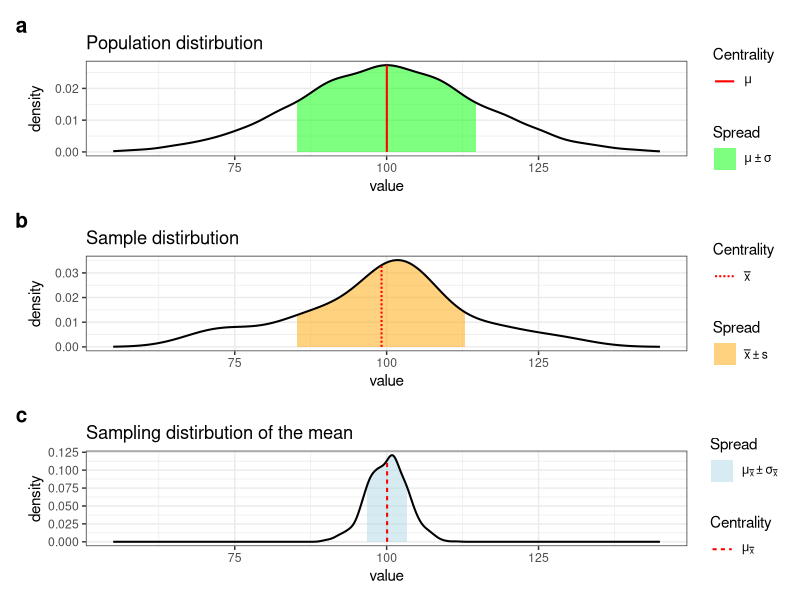
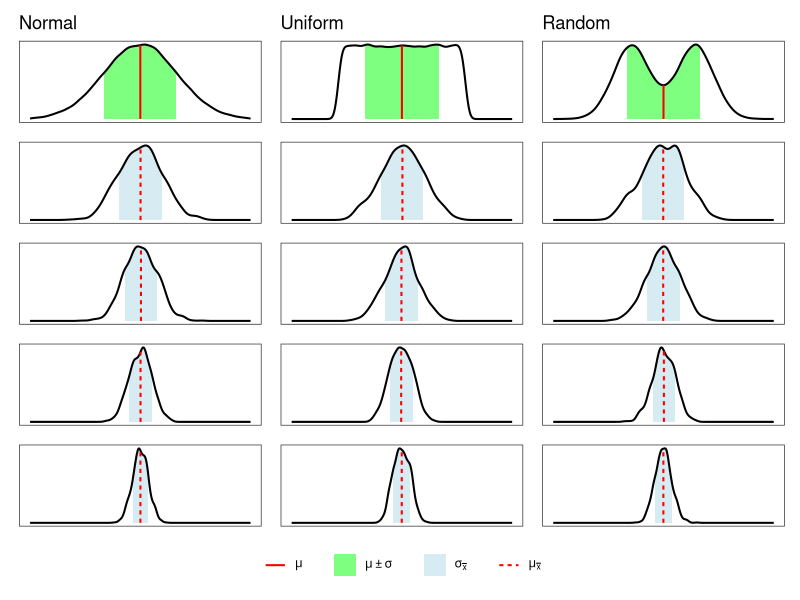
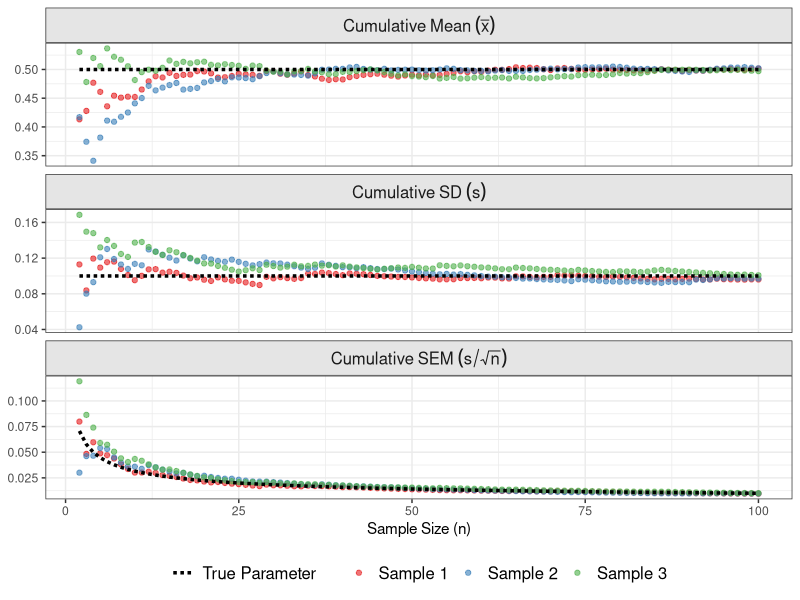
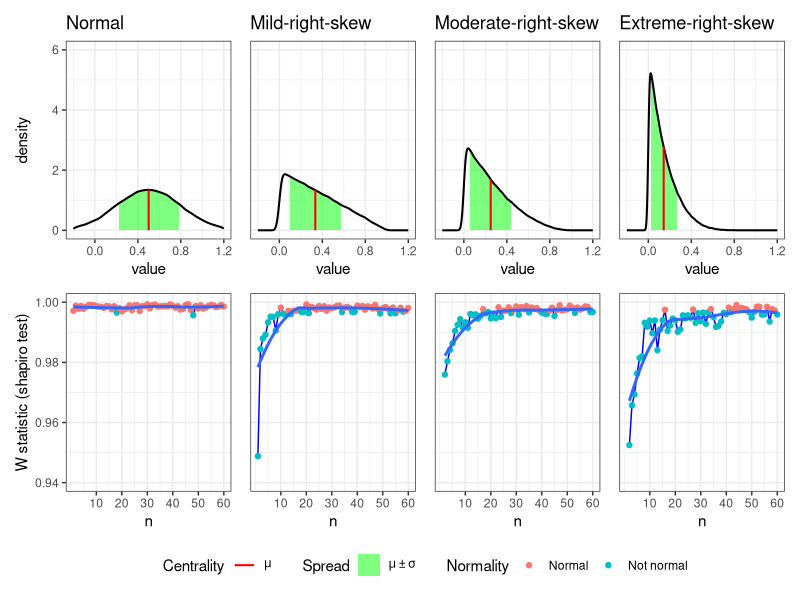

The R script that drew these images, in order:
## ---- chunk 1
#| echo: false

set.seed(12345)

suppressPackageStartupMessages({
  library(tidyverse)
  library(scales)
  library(patchwork)
  
})

# define new geom 
StatDensityShade <- ggproto(
  "StatDensityShade",
  Stat,
  compute_group = function(data, scales) {
    dens <- density(data$x)
    mu <- mean(data$x)
    sigma <- sd(data$x)

    df <- data.frame(x = dens$x, y = dens$y)
    df_shade <- df[df$x >= (mu - sigma) & df$x <= (mu + sigma), ]

    df_shade <- rbind(c(min(df_shade$x), 0), df_shade, c(max(df_shade$x), 0))
    return(df_shade)
  },
  required_aes = c("x")
)

StatDensityMean <- ggproto(
  "StatDensityMean",
  Stat,
  compute_group = function(data, scales) {
    dens <- density(data$x)
    mu <- mean(data$x)
    y_height <- approx(dens$x, dens$y, xout = mu)$y
    data.frame(x = mu, xend = mu, y = 0, yend = y_height)
  },
  required_aes = c("x")
)

geom_density_sigma <- function(
  fill_color = "skyblue",
  line_color = "red",
  fill_label = "mu %+-% sigma",
  line_label = "mu",
  line_type = "solid",
  alpha = 0.5,
  ...
) {
  list(
    geom_polygon(
      stat = StatDensityShade,
      aes(fill = fill_label),
      alpha = alpha
    ),

    geom_density(fill = NA, linewidth = 0.7, ...),

    geom_segment(
      stat = StatDensityMean,
      aes(color = line_label),
      linetype = line_type,
      linewidth = 0.7
    ),
    scale_fill_manual(
      name = "Spread",
      values = setNames(fill_color, fill_label),
      labels = scales::label_parse()
    ),
    scale_color_manual(
      name = "Centrality",
      values = setNames(line_color, line_label),
      labels = scales::label_parse()
    )
  )
}
## ---- chunk 2
#| warning: false
#| label: fig-pop-sam-samdist
#| fig-cap: Relationship between population (a), sample (b), and sampling distribution (c).
#| fig-align: center
#| fig-height: 7
#| fig-width: 5

pop <- rnorm(10000, 100, 15)
xmin <- mean(pop) - 3 * sd(pop)
xmax <- mean(pop) + 3 * sd(pop)

p1 <- pop |>
  enframe() |>
  ggplot(aes(x = value)) +
  geom_density_sigma(fill_color = "green") +
  xlim(xmin, xmax) + 
  ggtitle("Population distirbution") +
  theme_bw()

p2 <- sample(pop, 20) |>
  enframe() |>
  ggplot(aes(x = value)) +
  geom_density_sigma(fill_label = "bar(x) %+-% s", fill_color = "orange", line_label = "bar(x)", line_type = "1111") +
  xlim(xmin, xmax) + 
  ggtitle("Sample distirbution") +
  theme_bw()

p3 <- map_dbl(1:1000, \(x) sample(pop, 20) |> mean()) |>
  enframe() |>
  ggplot(aes(x = value)) +
  geom_density_sigma(fill_label = "mu[bar(x)] %+-% sigma[bar(x)]", fill_color = "lightblue", line_label = "mu[bar(x)]",line_type = "2222") +
  xlim(xmin, xmax) + 
  ggtitle("Sampling distirbution of the mean") +
  theme_bw()

p1 / p2 / p3 + plot_annotation(tag_levels = "a") & theme(plot.tag = element_text(size = 15, face = "bold"))

## ---- chunk 3
#| warning: false
#| code-fold: true
#| fig-width: 7
#| fig-height: 7
#| label: fig-sampling-dist
#| fig-cap: Visualizing the central limit theorem. The top row displays distribution of normal, uniform, and bimodal population. The rows below display the sampling distribution of the mean for increasing sample sizes (n = 3, 5, 10, 20).

N <- 100000
n <- c(3, 5, 10, 20)

pop_list <- list(
  Normal = rnorm(N, 0.5, 0.1),
  Uniform = runif(N, 0, 1),
  Random = c(rnorm(N/2, mean = 0, sd = 1), rnorm(N/2, mean = 3.5, sd = 1))
)

pop_dist <- imap(pop_list, \(pop, pop_name) {
  lim <- c(xmin = mean(pop) - 3 * sd(pop), xmax = mean(pop) + 3 * sd(pop))
  p1 <- pop |>
    enframe() |>
    ggplot(aes(x = value)) +
    geom_density_sigma(fill_color = "green") +
    xlim(lim["xmin"], lim["xmax"]) +
    ggtitle(pop_name) +
    theme_bw()
  p2 <- map(n, \(x) {
    facet_lab <- paste("n =", n)
    replicate(n = 1000, expr = sample(pop, x) |> mean()) |>
    enframe() |>
    ggplot(aes(x = value)) +
    geom_density_sigma(
      fill_label = "sigma[bar(x)]",
      fill_color = "lightblue",
      line_label = "mu[bar(x)]",
      line_type = "2222"
    ) +
    xlim(lim["xmin"], lim["xmax"]) +
    theme_bw()
  })
  
  wrap_plots(c(list(p1), p2), ncol = 1)
})

wrap_plots(pop_dist, nrow = 1, guides = "collect") &
  theme(
    axis.text = element_blank(),
    axis.ticks = element_blank(),
    axis.title = element_blank(),
    panel.grid = element_blank(),
    legend.position = "bottom",
    legend.title = element_blank()
  )
## ---- chunk 4
#| label: fig-clt-implications
#| code-fold: true
#| fig-height: 7
#| fig-width: 7
#| fig-align: center
#| fig-cap: Convergence of sample statistics. The plots illustrate how cumulative statistics evolve as the sample size increases from 2 to 100.

n_size <- 100
n_samples <- 3
true_mu <- 0.5
true_sigma <- 0.1

df_cum <- expand_grid(sample_id = paste("Sample", 1:n_samples), n = 1:n_size) |>
  mutate(value = rnorm(n(), true_mu, true_sigma)) |>
  group_by(sample_id) |>
  mutate(
    Mean = cummean(value), # Cumulative mean
    SD = map_dbl(n, \(i) sd(value[1:i])), # cumulative SD
    SEM = SD / sqrt(n) # umulative SE
  ) |>
  filter(n > 1) |>
  ungroup()

# Reshape for plotting
plot_data_cum <- df_cum |>
  pivot_longer(
    cols = c(Mean, SD, SEM),
    names_to = "metric",
    values_to = "observed"
  ) |>
  mutate(
    theoretical = case_when(
      metric == "Mean" ~ true_mu,
      metric == "SD" ~ true_sigma,
      metric == "SEM" ~ true_sigma / sqrt(n)
    ),
    # Create Labels for facets
    metric_label = factor(
      metric,
      levels = c("Mean", "SD", "SEM"),
      labels = c(
        "Cumulative~Mean~(bar(x))",
        "Cumulative~SD~(s)",
        "Cumulative~SEM~(s/sqrt(n))"
      )
    )
  )

# Plot the convergence
ggplot(plot_data_cum, aes(x = n)) +
  geom_point(aes(y = observed, color = sample_id), size = 1.5, alpha = 0.6) +
  geom_line(
    aes(y = theoretical, linetype = "True Parameter"),
    linewidth = 1.2
  ) +

  facet_wrap(
    ~metric_label,
    ncol = 1,
    scales = "free_y",
    labeller = label_parsed
  ) +

  scale_color_brewer(palette = "Set1", name = NULL) +
  scale_linetype_manual(name = NULL, values = c("True Parameter" = "1111")) +

  theme_bw() +
  labs(
    y = NULL,
    x = "Sample Size (n)"
  ) +
  theme(
    legend.position = "bottom",
    legend.text = element_text(size = 12),
    strip.text = element_text(size = 12, face = "bold"),
    strip.background = element_rect(fill = "gray90")
  )
## ---- chunk 5
#| label: fig-clt-normality
#| warning: false
#| code-fold: true
#| fig-height: 6
#| fig-width: 9
#| fig-align: center
#| fig-cap: Convergence of sampling distribution of the mean to normality.

pop_list <- list(
  Normal = rnorm(N, mean = 0.5, sd = 0.3),
  "Mild-right-skew" = rbeta(N, shape1 = 1, shape2 = 2),
  "Moderate-right-skew" = rbeta(N, shape1 = 1, shape2 = 3),
  "Extreme-right-skew" = rbeta(N, shape1 = 1, shape2 = 6)
)


pop_dist <- imap(pop_list, \(pop, pop_name) {
  lim <- c(xmin = mean(pop) - 3 * sd(pop), xmax = mean(pop) + 3 * sd(pop))
  p1 <- pop |>
    enframe() |>
    ggplot(aes(x = value)) +
    geom_density_sigma(fill_color = "green") +
    # xlim(lim["xmin"], lim["xmax"]) +
    xlim(-0.2, 1.2) +
    ylim(0, 6) +
    ggtitle(pop_name) +
    theme_bw()
  
  results <- map(1:60 |> set_names(), \(n_size) {
    # Draw samples and compute means
    sample_means <- replicate(1000, mean(sample(pop, size = n_size)))
    
    # Run Shapiro Test
    st <- shapiro.test(sample_means)
    
    # Return multiple metrics
    tibble(
      n = n_size,
      p_value = st$p.value,
      W_stat  = st$statistic,
    ) |> 
      mutate(
        Normality = case_when(p_value > 0.05 ~ "Normal", T ~ "Not normal")
      )
  }) |> list_rbind()
  
  p2 <- results |> 
    ggplot(aes(x = n, y = W_stat)) + 
    geom_line(color = "blue") +
    geom_point(aes(color = Normality), size = 1.5) +
    geom_smooth(se = FALSE, ) +
    ylim(0.94,1) +
    scale_x_continuous(breaks = 1:6*10) +
    labs(y = "W statistic (shapiro test)") + 
    theme_bw()
  
  p1 / p2
  
})

fig <- wrap_plots(pop_dist, nrow = 1, guides = "collect", axes = "collect")
for (i in 2:length(pop_list)) {
  for (j in 1:2) {
    fig[[i]][[j]] <- fig[[i]][[j]] + theme(axis.title.y = element_blank(), axis.text.y = element_blank(), axis.ticks.y = element_blank())
  }
}

fig & theme(legend.position = "bottom")
